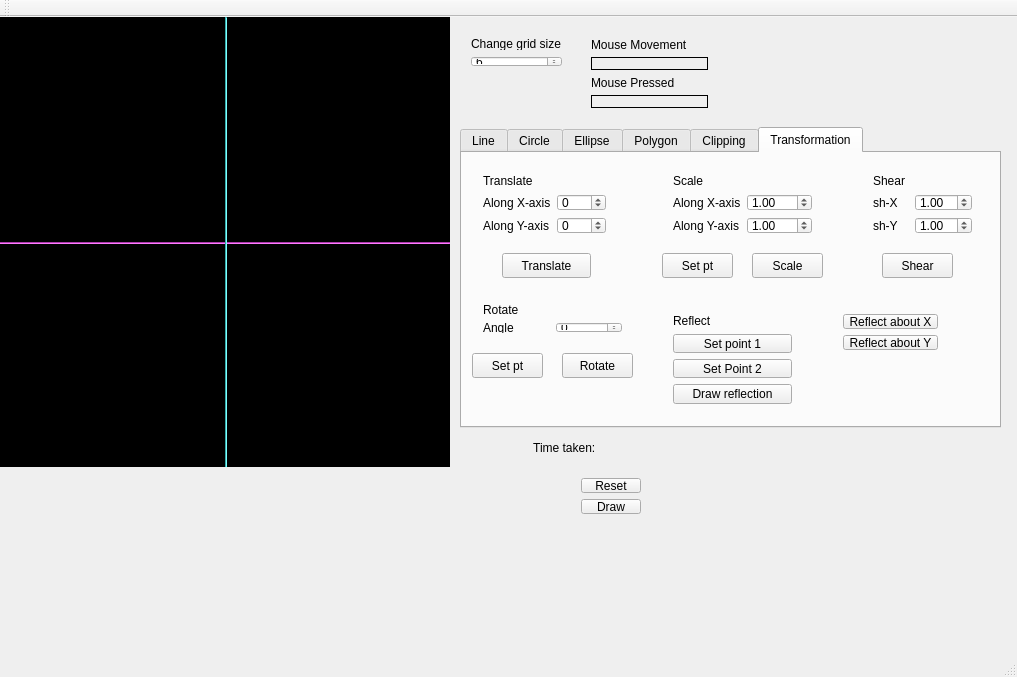
<?xml version="1.0" encoding="UTF-8"?>
<ui version="4.0">
 <class>MainWindow</class>
 <widget class="QMainWindow" name="MainWindow">
  <property name="geometry">
   <rect>
    <x>0</x>
    <y>0</y>
    <width>1017</width>
    <height>677</height>
   </rect>
  </property>
  <property name="windowTitle">
   <string>MainWindow</string>
  </property>
  <widget class="QWidget" name="centralWidget">
   <widget class="my_label" name="frame">
    <property name="geometry">
     <rect>
      <x>0</x>
      <y>0</y>
      <width>450</width>
      <height>450</height>
     </rect>
    </property>
    <property name="mouseTracking">
     <bool>true</bool>
    </property>
    <property name="styleSheet">
     <string notr="true">background-color: rgb(0, 0, 0);</string>
    </property>
    <property name="frameShape">
     <enum>QFrame::Box</enum>
    </property>
    <property name="text">
     <string/>
    </property>
   </widget>
   <widget class="Line" name="x_axis">
    <property name="geometry">
     <rect>
      <x>0</x>
      <y>225</y>
      <width>450</width>
      <height>2</height>
     </rect>
    </property>
    <property name="styleSheet">
     <string notr="true">background-color: rgb(255, 85, 255);</string>
    </property>
    <property name="orientation">
     <enum>Qt::Horizontal</enum>
    </property>
   </widget>
   <widget class="Line" name="y_axis">
    <property name="geometry">
     <rect>
      <x>225</x>
      <y>0</y>
      <width>2</width>
      <height>450</height>
     </rect>
    </property>
    <property name="styleSheet">
     <string notr="true">
background-color: rgb(85, 255, 255);</string>
    </property>
    <property name="orientation">
     <enum>Qt::Vertical</enum>
    </property>
   </widget>
   <widget class="QWidget" name="layoutWidget">
    <property name="geometry">
     <rect>
      <x>580</x>
      <y>10</y>
      <width>139</width>
      <height>92</height>
     </rect>
    </property>
    <layout class="QGridLayout" name="gridLayout_3">
     <item row="0" column="0">
      <widget class="QLabel" name="label_3">
       <property name="text">
        <string>Mouse Movement</string>
       </property>
      </widget>
     </item>
     <item row="1" column="0">
      <widget class="QLabel" name="mouse_movement">
       <property name="frameShape">
        <enum>QFrame::Panel</enum>
       </property>
       <property name="text">
        <string/>
       </property>
      </widget>
     </item>
     <item row="2" column="0">
      <widget class="QLabel" name="label_5">
       <property name="text">
        <string>Mouse Pressed</string>
       </property>
      </widget>
     </item>
     <item row="3" column="0">
      <widget class="QLabel" name="mouse_pressed">
       <property name="frameShape">
        <enum>QFrame::Panel</enum>
       </property>
       <property name="text">
        <string/>
       </property>
      </widget>
     </item>
    </layout>
   </widget>
   <widget class="QTabWidget" name="tabWidget">
    <property name="geometry">
     <rect>
      <x>460</x>
      <y>110</y>
      <width>541</width>
      <height>301</height>
     </rect>
    </property>
    <property name="currentIndex">
     <number>5</number>
    </property>
    <widget class="QWidget" name="tab">
     <attribute name="title">
      <string>Line</string>
     </attribute>
     <widget class="QWidget" name="layoutWidget">
      <property name="geometry">
       <rect>
        <x>10</x>
        <y>20</y>
        <width>207</width>
        <height>89</height>
       </rect>
      </property>
      <layout class="QGridLayout" name="gridLayout_4">
       <item row="0" column="0">
        <layout class="QGridLayout" name="gridLayout_2">
         <item row="0" column="0">
          <widget class="QPushButton" name="set_point1">
           <property name="text">
            <string>Set point 1</string>
           </property>
          </widget>
         </item>
         <item row="1" column="0">
          <widget class="QPushButton" name="set_point2">
           <property name="text">
            <string>Set point 2</string>
           </property>
          </widget>
         </item>
        </layout>
       </item>
       <item row="0" column="1">
        <layout class="QGridLayout" name="gridLayout">
         <item row="0" column="0">
          <widget class="QRadioButton" name="parametric">
           <property name="text">
            <string>Parametric</string>
           </property>
          </widget>
         </item>
         <item row="1" column="0">
          <widget class="QRadioButton" name="dda">
           <property name="text">
            <string>DDA</string>
           </property>
          </widget>
         </item>
         <item row="2" column="0">
          <widget class="QRadioButton" name="bresenham">
           <property name="text">
            <string>Bresenham</string>
           </property>
          </widget>
         </item>
        </layout>
       </item>
      </layout>
     </widget>
    </widget>
    <widget class="QWidget" name="tab_2">
     <attribute name="title">
      <string>Circle</string>
     </attribute>
     <widget class="QWidget" name="layoutWidget_2">
      <property name="geometry">
       <rect>
        <x>110</x>
        <y>20</y>
        <width>104</width>
        <height>83</height>
       </rect>
      </property>
      <layout class="QGridLayout" name="gridLayout_5">
       <item row="0" column="0">
        <widget class="QRadioButton" name="parametricCircle">
         <property name="text">
          <string>Parametric</string>
         </property>
        </widget>
       </item>
       <item row="1" column="0">
        <widget class="QRadioButton" name="midpointCircle">
         <property name="text">
          <string>Midpoint</string>
         </property>
        </widget>
       </item>
       <item row="2" column="0">
        <widget class="QRadioButton" name="bresenhamCircle">
         <property name="text">
          <string>Bresenham</string>
         </property>
        </widget>
       </item>
      </layout>
     </widget>
     <widget class="QWidget" name="layoutWidget">
      <property name="geometry">
       <rect>
        <x>10</x>
        <y>20</y>
        <width>82</width>
        <height>82</height>
       </rect>
      </property>
      <layout class="QGridLayout" name="gridLayout_10">
       <item row="0" column="0">
        <widget class="QPushButton" name="setCentre">
         <property name="text">
          <string>Set centre</string>
         </property>
        </widget>
       </item>
       <item row="1" column="0">
        <widget class="QLabel" name="label_2">
         <property name="text">
          <string>Radius</string>
         </property>
        </widget>
       </item>
       <item row="2" column="0">
        <widget class="QSpinBox" name="setRadius"/>
       </item>
      </layout>
     </widget>
    </widget>
    <widget class="QWidget" name="tab_3">
     <attribute name="title">
      <string>Ellipse</string>
     </attribute>
     <widget class="QWidget" name="layoutWidget_3">
      <property name="geometry">
       <rect>
        <x>120</x>
        <y>30</y>
        <width>104</width>
        <height>83</height>
       </rect>
      </property>
      <layout class="QGridLayout" name="gridLayout_6">
       <item row="1" column="0">
        <widget class="QRadioButton" name="midpointEllipse">
         <property name="text">
          <string>Midpoint</string>
         </property>
        </widget>
       </item>
       <item row="0" column="0">
        <widget class="QRadioButton" name="parametricEllipse">
         <property name="text">
          <string>Parametric</string>
         </property>
        </widget>
       </item>
      </layout>
     </widget>
     <widget class="QWidget" name="layoutWidget">
      <property name="geometry">
       <rect>
        <x>20</x>
        <y>30</y>
        <width>82</width>
        <height>91</height>
       </rect>
      </property>
      <layout class="QGridLayout" name="gridLayout_9">
       <item row="0" column="0" colspan="2">
        <widget class="QPushButton" name="setCentreEllipse">
         <property name="text">
          <string>Set centre</string>
         </property>
        </widget>
       </item>
       <item row="1" column="0">
        <widget class="QLabel" name="label_4">
         <property name="text">
          <string>a</string>
         </property>
        </widget>
       </item>
       <item row="1" column="1">
        <widget class="QSpinBox" name="setA"/>
       </item>
       <item row="2" column="0">
        <widget class="QLabel" name="label_7">
         <property name="text">
          <string>b</string>
         </property>
        </widget>
       </item>
       <item row="2" column="1">
        <widget class="QSpinBox" name="setB"/>
       </item>
      </layout>
     </widget>
    </widget>
    <widget class="QWidget" name="tab_4">
     <attribute name="title">
      <string>Polygon</string>
     </attribute>
     <widget class="QWidget" name="layoutWidget">
      <property name="geometry">
       <rect>
        <x>170</x>
        <y>20</y>
        <width>115</width>
        <height>83</height>
       </rect>
      </property>
      <layout class="QGridLayout" name="gridLayout_7">
       <item row="0" column="0">
        <widget class="QRadioButton" name="floodFill">
         <property name="text">
          <string>Flood fill</string>
         </property>
        </widget>
       </item>
       <item row="1" column="0">
        <widget class="QRadioButton" name="boundaryFill">
         <property name="text">
          <string>Boundary fill</string>
         </property>
        </widget>
       </item>
       <item row="2" column="0">
        <widget class="QRadioButton" name="scanLine">
         <property name="text">
          <string>Scan line</string>
         </property>
        </widget>
       </item>
      </layout>
     </widget>
     <widget class="QWidget" name="layoutWidget">
      <property name="geometry">
       <rect>
        <x>0</x>
        <y>20</y>
        <width>161</width>
        <height>131</height>
       </rect>
      </property>
      <layout class="QGridLayout" name="gridLayout_8">
       <item row="0" column="0">
        <widget class="QPushButton" name="setStartingPoint">
         <property name="text">
          <string>Set starting point </string>
         </property>
        </widget>
       </item>
       <item row="1" column="0">
        <widget class="QPushButton" name="setPointPolygon">
         <property name="text">
          <string>Set point </string>
         </property>
        </widget>
       </item>
       <item row="2" column="0">
        <widget class="QPushButton" name="completePolygon">
         <property name="text">
          <string>Complete polygon</string>
         </property>
        </widget>
       </item>
       <item row="3" column="0">
        <widget class="QPushButton" name="fill">
         <property name="text">
          <string>Fill</string>
         </property>
        </widget>
       </item>
      </layout>
     </widget>
     <widget class="QWidget" name="layoutWidget">
      <property name="geometry">
       <rect>
        <x>10</x>
        <y>160</y>
        <width>231</width>
        <height>50</height>
       </rect>
      </property>
      <layout class="QGridLayout" name="gridLayout_13">
       <item row="0" column="0">
        <widget class="QLabel" name="label_8">
         <property name="text">
          <string>Boundary color</string>
         </property>
        </widget>
       </item>
       <item row="0" column="1">
        <widget class="QLabel" name="label_9">
         <property name="text">
          <string>Fill color</string>
         </property>
        </widget>
       </item>
       <item row="1" column="0">
        <widget class="QComboBox" name="boundaryColor">
         <item>
          <property name="text">
           <string>Blue</string>
          </property>
         </item>
         <item>
          <property name="text">
           <string>Red</string>
          </property>
         </item>
         <item>
          <property name="text">
           <string>Green</string>
          </property>
         </item>
         <item>
          <property name="text">
           <string>Yellow</string>
          </property>
         </item>
         <item>
          <property name="text">
           <string>White</string>
          </property>
         </item>
        </widget>
       </item>
       <item row="1" column="1">
        <widget class="QComboBox" name="fillColor">
         <item>
          <property name="text">
           <string>Yellow</string>
          </property>
         </item>
         <item>
          <property name="text">
           <string>Blue</string>
          </property>
         </item>
         <item>
          <property name="text">
           <string>Red</string>
          </property>
         </item>
         <item>
          <property name="text">
           <string>Green</string>
          </property>
         </item>
         <item>
          <property name="text">
           <string>White</string>
          </property>
         </item>
        </widget>
       </item>
      </layout>
     </widget>
    </widget>
    <widget class="QWidget" name="tab_6">
     <attribute name="title">
      <string>Clipping</string>
     </attribute>
     <widget class="QWidget" name="layoutWidget">
      <property name="geometry">
       <rect>
        <x>20</x>
        <y>30</y>
        <width>177</width>
        <height>157</height>
       </rect>
      </property>
      <layout class="QGridLayout" name="gridLayout_24">
       <item row="0" column="0">
        <widget class="QLabel" name="label_6">
         <property name="text">
          <string>Enter window dimensions</string>
         </property>
        </widget>
       </item>
       <item row="1" column="0">
        <layout class="QGridLayout" name="gridLayout_23">
         <item row="0" column="0">
          <layout class="QGridLayout" name="gridLayout_19">
           <item row="0" column="0">
            <widget class="QLabel" name="label_14">
             <property name="text">
              <string>xmin</string>
             </property>
            </widget>
           </item>
           <item row="0" column="1">
            <widget class="QSpinBox" name="xmin"/>
           </item>
          </layout>
         </item>
         <item row="1" column="0">
          <layout class="QGridLayout" name="gridLayout_20">
           <item row="0" column="0">
            <widget class="QLabel" name="label_16">
             <property name="text">
              <string>xmax</string>
             </property>
            </widget>
           </item>
           <item row="0" column="1">
            <widget class="QSpinBox" name="xmax"/>
           </item>
          </layout>
         </item>
         <item row="2" column="0">
          <layout class="QGridLayout" name="gridLayout_21">
           <item row="0" column="0">
            <widget class="QLabel" name="label_17">
             <property name="text">
              <string>ymin</string>
             </property>
            </widget>
           </item>
           <item row="0" column="1">
            <widget class="QSpinBox" name="ymin"/>
           </item>
          </layout>
         </item>
         <item row="3" column="0">
          <layout class="QGridLayout" name="gridLayout_22">
           <item row="0" column="0">
            <widget class="QLabel" name="label_18">
             <property name="text">
              <string>ymax</string>
             </property>
            </widget>
           </item>
           <item row="0" column="1">
            <widget class="QSpinBox" name="ymax"/>
           </item>
          </layout>
         </item>
        </layout>
       </item>
      </layout>
     </widget>
     <widget class="QWidget" name="layoutWidget">
      <property name="geometry">
       <rect>
        <x>228</x>
        <y>50</y>
        <width>141</width>
        <height>121</height>
       </rect>
      </property>
      <layout class="QGridLayout" name="gridLayout_25">
       <item row="0" column="0">
        <widget class="QPushButton" name="drawWindow">
         <property name="text">
          <string>Draw Window</string>
         </property>
        </widget>
       </item>
       <item row="1" column="0">
        <widget class="QPushButton" name="lineClipping">
         <property name="text">
          <string>Line clipping</string>
         </property>
        </widget>
       </item>
       <item row="2" column="0">
        <widget class="QPushButton" name="areaClipping">
         <property name="text">
          <string>Area clipping</string>
         </property>
        </widget>
       </item>
      </layout>
     </widget>
    </widget>
    <widget class="QWidget" name="tab_5">
     <attribute name="title">
      <string>Transformation</string>
     </attribute>
     <widget class="QWidget" name="layoutWidget_4">
      <property name="geometry">
       <rect>
        <x>200</x>
        <y>10</y>
        <width>161</width>
        <height>83</height>
       </rect>
      </property>
      <layout class="QGridLayout" name="gridLayout_15">
       <item row="3" column="0">
        <widget class="QLabel" name="label_12">
         <property name="text">
          <string>Along Y-axis</string>
         </property>
        </widget>
       </item>
       <item row="0" column="0">
        <widget class="QLabel" name="translate_2">
         <property name="text">
          <string>Scale</string>
         </property>
        </widget>
       </item>
       <item row="1" column="0">
        <widget class="QLabel" name="label_13">
         <property name="text">
          <string>Along X-axis</string>
         </property>
        </widget>
       </item>
       <item row="1" column="1">
        <widget class="QDoubleSpinBox" name="sx">
         <property name="singleStep">
          <double>0.200000000000000</double>
         </property>
         <property name="value">
          <double>1.000000000000000</double>
         </property>
        </widget>
       </item>
       <item row="3" column="1">
        <widget class="QDoubleSpinBox" name="sy">
         <property name="singleStep">
          <double>0.200000000000000</double>
         </property>
         <property name="value">
          <double>1.000000000000000</double>
         </property>
        </widget>
       </item>
      </layout>
     </widget>
     <widget class="QWidget" name="layoutWidget_5">
      <property name="geometry">
       <rect>
        <x>10</x>
        <y>140</y>
        <width>161</width>
        <height>51</height>
       </rect>
      </property>
      <layout class="QGridLayout" name="gridLayout_16">
       <item row="1" column="1">
        <widget class="QSpinBox" name="theta">
         <property name="minimum">
          <number>-360</number>
         </property>
         <property name="maximum">
          <number>360</number>
         </property>
         <property name="singleStep">
          <number>5</number>
         </property>
        </widget>
       </item>
       <item row="1" column="0">
        <widget class="QLabel" name="label_15">
         <property name="text">
          <string>Angle</string>
         </property>
        </widget>
       </item>
       <item row="0" column="0">
        <widget class="QLabel" name="rotate">
         <property name="text">
          <string>Rotate</string>
         </property>
        </widget>
       </item>
      </layout>
     </widget>
     <widget class="QWidget" name="layoutWidget_6">
      <property name="geometry">
       <rect>
        <x>200</x>
        <y>150</y>
        <width>141</width>
        <height>112</height>
       </rect>
      </property>
      <layout class="QGridLayout" name="gridLayout_17">
       <item row="0" column="0">
        <widget class="QLabel" name="rotate_2">
         <property name="text">
          <string>Reflect</string>
         </property>
        </widget>
       </item>
       <item row="2" column="0">
        <widget class="QPushButton" name="reflectpoint_2">
         <property name="text">
          <string>Set Point 2</string>
         </property>
        </widget>
       </item>
       <item row="1" column="0">
        <widget class="QPushButton" name="reflectpoint_1">
         <property name="text">
          <string>Set point 1</string>
         </property>
        </widget>
       </item>
       <item row="3" column="0">
        <widget class="QPushButton" name="draw_reflection">
         <property name="text">
          <string>Draw reflection</string>
         </property>
        </widget>
       </item>
      </layout>
     </widget>
     <widget class="QWidget" name="layoutWidget">
      <property name="geometry">
       <rect>
        <x>370</x>
        <y>150</y>
        <width>117</width>
        <height>58</height>
       </rect>
      </property>
      <layout class="QGridLayout" name="gridLayout_18">
       <item row="0" column="0">
        <widget class="QPushButton" name="reflectX">
         <property name="text">
          <string>Reflect about X</string>
         </property>
        </widget>
       </item>
       <item row="1" column="0">
        <widget class="QPushButton" name="reflectY">
         <property name="text">
          <string>Reflect about Y</string>
         </property>
        </widget>
       </item>
      </layout>
     </widget>
     <widget class="QWidget" name="layoutWidget">
      <property name="geometry">
       <rect>
        <x>10</x>
        <y>10</y>
        <width>145</width>
        <height>83</height>
       </rect>
      </property>
      <layout class="QGridLayout" name="gridLayout_14">
       <item row="0" column="0">
        <widget class="QLabel" name="translate">
         <property name="text">
          <string>Translate</string>
         </property>
        </widget>
       </item>
       <item row="3" column="1">
        <widget class="QSpinBox" name="ty">
         <property name="minimum">
          <number>-40</number>
         </property>
         <property name="maximum">
          <number>40</number>
         </property>
         <property name="value">
          <number>0</number>
         </property>
        </widget>
       </item>
       <item row="3" column="0">
        <widget class="QLabel" name="label_11">
         <property name="text">
          <string>Along Y-axis</string>
         </property>
        </widget>
       </item>
       <item row="1" column="0">
        <widget class="QLabel" name="label_10">
         <property name="text">
          <string>Along X-axis</string>
         </property>
        </widget>
       </item>
       <item row="1" column="1">
        <widget class="QSpinBox" name="tx">
         <property name="minimum">
          <number>-40</number>
         </property>
         <property name="maximum">
          <number>40</number>
         </property>
        </widget>
       </item>
      </layout>
     </widget>
     <widget class="QPushButton" name="translateButton">
      <property name="geometry">
       <rect>
        <x>40</x>
        <y>100</y>
        <width>89</width>
        <height>25</height>
       </rect>
      </property>
      <property name="text">
       <string>Translate</string>
      </property>
     </widget>
     <widget class="QPushButton" name="setScalePt">
      <property name="geometry">
       <rect>
        <x>200</x>
        <y>100</y>
        <width>71</width>
        <height>25</height>
       </rect>
      </property>
      <property name="text">
       <string>Set pt</string>
      </property>
     </widget>
     <widget class="QPushButton" name="scaleButton">
      <property name="geometry">
       <rect>
        <x>290</x>
        <y>100</y>
        <width>71</width>
        <height>25</height>
       </rect>
      </property>
      <property name="text">
       <string>Scale</string>
      </property>
     </widget>
     <widget class="QPushButton" name="rotateButton">
      <property name="geometry">
       <rect>
        <x>100</x>
        <y>200</y>
        <width>71</width>
        <height>25</height>
       </rect>
      </property>
      <property name="text">
       <string>Rotate</string>
      </property>
     </widget>
     <widget class="QPushButton" name="setRotatePt">
      <property name="geometry">
       <rect>
        <x>10</x>
        <y>200</y>
        <width>71</width>
        <height>25</height>
       </rect>
      </property>
      <property name="text">
       <string>Set pt</string>
      </property>
     </widget>
     <widget class="QWidget" name="layoutWidget_7">
      <property name="geometry">
       <rect>
        <x>400</x>
        <y>10</y>
        <width>121</width>
        <height>83</height>
       </rect>
      </property>
      <layout class="QGridLayout" name="gridLayout_26">
       <item row="3" column="0">
        <widget class="QLabel" name="label_19">
         <property name="text">
          <string>sh-Y</string>
         </property>
        </widget>
       </item>
       <item row="0" column="0">
        <widget class="QLabel" name="translate_3">
         <property name="text">
          <string>Shear</string>
         </property>
        </widget>
       </item>
       <item row="1" column="0">
        <widget class="QLabel" name="label_20">
         <property name="text">
          <string>sh-X</string>
         </property>
        </widget>
       </item>
       <item row="1" column="1">
        <widget class="QDoubleSpinBox" name="shx">
         <property name="singleStep">
          <double>0.200000000000000</double>
         </property>
         <property name="value">
          <double>1.000000000000000</double>
         </property>
        </widget>
       </item>
       <item row="3" column="1">
        <widget class="QDoubleSpinBox" name="shy">
         <property name="singleStep">
          <double>0.200000000000000</double>
         </property>
         <property name="value">
          <double>1.000000000000000</double>
         </property>
        </widget>
       </item>
      </layout>
     </widget>
     <widget class="QPushButton" name="shear">
      <property name="geometry">
       <rect>
        <x>420</x>
        <y>100</y>
        <width>71</width>
        <height>25</height>
       </rect>
      </property>
      <property name="text">
       <string>Shear</string>
      </property>
     </widget>
    </widget>
   </widget>
   <widget class="QLabel" name="timeLabel">
    <property name="geometry">
     <rect>
      <x>530</x>
      <y>420</y>
      <width>181</width>
      <height>21</height>
     </rect>
    </property>
    <property name="text">
     <string> Time taken: </string>
    </property>
   </widget>
   <widget class="QWidget" name="layoutWidget">
    <property name="geometry">
     <rect>
      <x>460</x>
      <y>10</y>
      <width>113</width>
      <height>51</height>
     </rect>
    </property>
    <layout class="QGridLayout" name="gridLayout_12">
     <item row="0" column="0">
      <widget class="QLabel" name="label">
       <property name="text">
        <string>Change grid size</string>
       </property>
      </widget>
     </item>
     <item row="1" column="0">
      <widget class="QSpinBox" name="spinBox">
       <property name="value">
        <number>6</number>
       </property>
      </widget>
     </item>
    </layout>
   </widget>
   <widget class="QWidget" name="layoutWidget">
    <property name="geometry">
     <rect>
      <x>570</x>
      <y>450</y>
      <width>82</width>
      <height>58</height>
     </rect>
    </property>
    <layout class="QGridLayout" name="gridLayout_11">
     <item row="1" column="0">
      <widget class="QPushButton" name="Draw">
       <property name="text">
        <string>Draw</string>
       </property>
      </widget>
     </item>
     <item row="0" column="0">
      <widget class="QPushButton" name="reset">
       <property name="text">
        <string>Reset</string>
       </property>
      </widget>
     </item>
    </layout>
   </widget>
  </widget>
  <widget class="QMenuBar" name="menuBar">
   <property name="geometry">
    <rect>
     <x>0</x>
     <y>0</y>
     <width>1017</width>
     <height>22</height>
    </rect>
   </property>
  </widget>
  <widget class="QToolBar" name="mainToolBar">
   <attribute name="toolBarArea">
    <enum>TopToolBarArea</enum>
   </attribute>
   <attribute name="toolBarBreak">
    <bool>false</bool>
   </attribute>
  </widget>
  <widget class="QStatusBar" name="statusBar"/>
 </widget>
 <layoutdefault spacing="6" margin="11"/>
 <customwidgets>
  <customwidget>
   <class>my_label</class>
   <extends>QLabel</extends>
   <header location="global">my_label.h</header>
  </customwidget>
 </customwidgets>
 <resources/>
 <connections/>
</ui>
